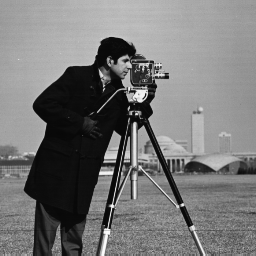
%> input picture pointOperation/cameraman.tif, 256 x 256 px
$ octave GrayHistogram.m   (GNU Octave 9; MATLAB toolbox functions it lacks are replaced by stand-ins)
%> lines starting %> are read from the running program, lines starting %| are printed output that depends on the picture
% 灰度直方图  它描述了一副图像的灰度级统计信息，主要应用于图像分割和图像灰度变换等应用当中
%     从数学的角度来看，图像直方图描述的是图像各个灰度级别的统计特性，它是灰度值的函数，统计一副图像中各个灰度级出
% 现的次数或者概率。有一种特殊的直方图称为归一化直方图，可以直接反应不同的灰度级出现的比率。
%     从图形上来说，灰度直方图是一个二维的图，纵坐标为图像中各个像素点的灰度级别，纵坐标表示具有各个灰度级别在
%图像中出现的次数或者概率。

% 使用函数 :
% imhist(I)
% imhist(I,n)
% [count,x] = imhist(...)
% 参数说明：
% I为需要计算灰度直方图的图像
% n为灰度级的数目，如果指定为10，那么直方图分布在10个区间范围
% count为直方图的数据向量。count(i)表示第i个灰度区间的像素数目
% x是保存了对应的灰度小区间的向量

%一般直方图
I = imread('cameraman.tif');%读取图像
%> I is the input picture: size 256x256 uint8; min 7, max 253, mean 118.7
figure;%打开一个新的窗口
imshow(I);title('Source');%显示图像  添加标题
figure;
imhist(I);title('Graph');%显示图像的直方图并添加标题
%> after `title('Graph')`:
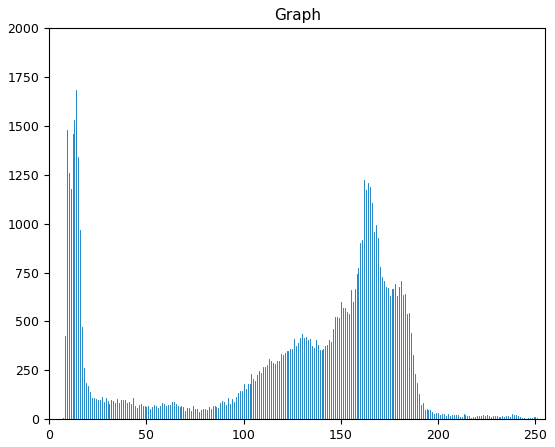
%> figure redrawn from the program's plot data; highest point at x = 14, y = 1685

%归一化直方图
figure;
[M,N] = size(I);  %获得图像的大小
%> M = 256; N = 256
[counts,x] = imhist(I,32);
%> counts = 32 values, max 8760 at index 21, min 0 at index 1, mean 2048; x = 32 values from 0 to 255
counts = counts/M/N;
%> counts = 32 values, max 0.134 at index 21, min 0 at index 1, mean 0.0312
stem(x,counts);%绘制归一化直方图
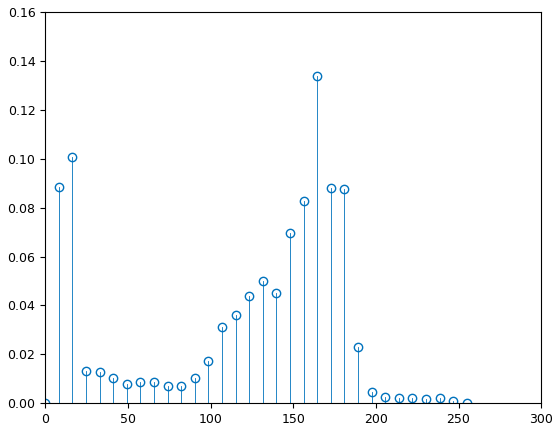
%> figure redrawn from the program's plot data; highest point at x = 164.5, y = 0.134

$ run again, with pointOperation/spring.jpg saved as pointOperation/cameraman.tif
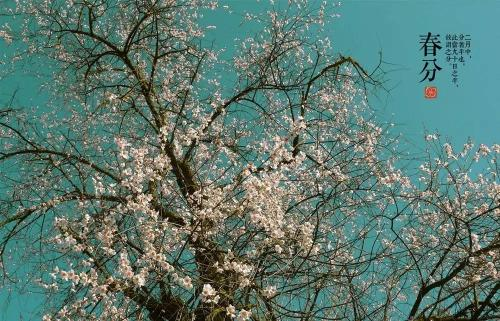
%> input picture pointOperation/spring.jpg, 500 x 321 px
%> I is the input picture: size 321x500x3 uint8; mean R, G, B 92.9, 120.5, 111
%> `title('Graph')`:
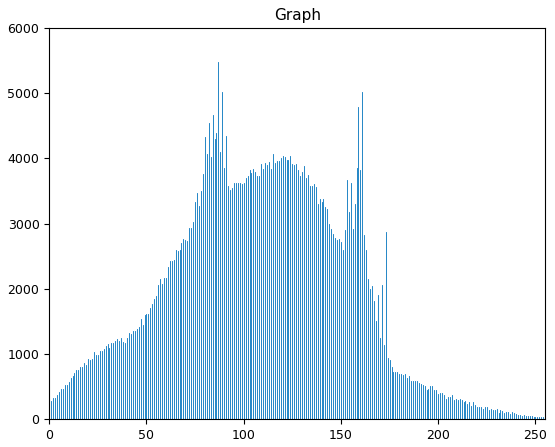
%> figure redrawn from the program's plot data; highest point at x = 87, y = 5472
%> `[counts,x] = imhist(I,32);`: counts = 32 values, max 34366 at index 14, min 267 at index 32, mean 15046.9; x = 32 values from 0 to 255
%> `counts = counts/M/N;`: counts = 32 values, max 0.0714 at index 14, min 0.000555 at index 32, mean 0.0312
%> `stem(x,counts);`:
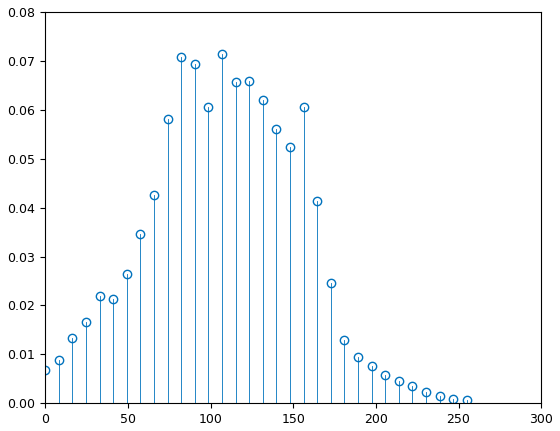
%> figure redrawn from the program's plot data; highest point at x = 106.9, y = 0.0714
